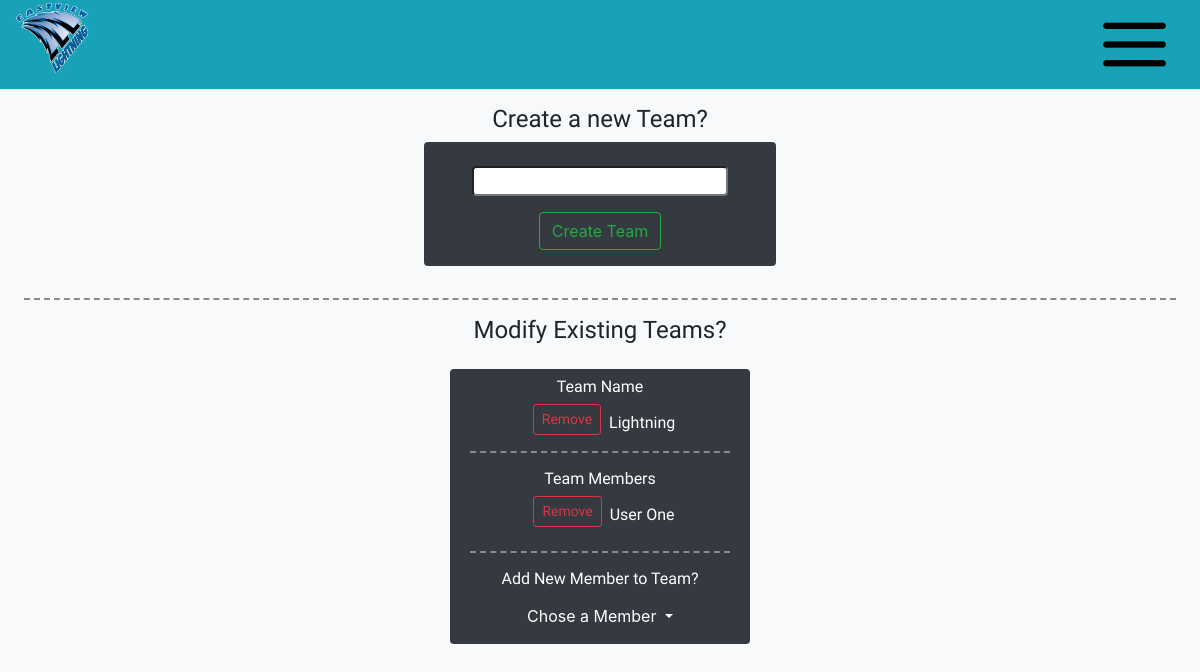
The page /AdminPage/Teams (signed in) on the database as committed earlier.
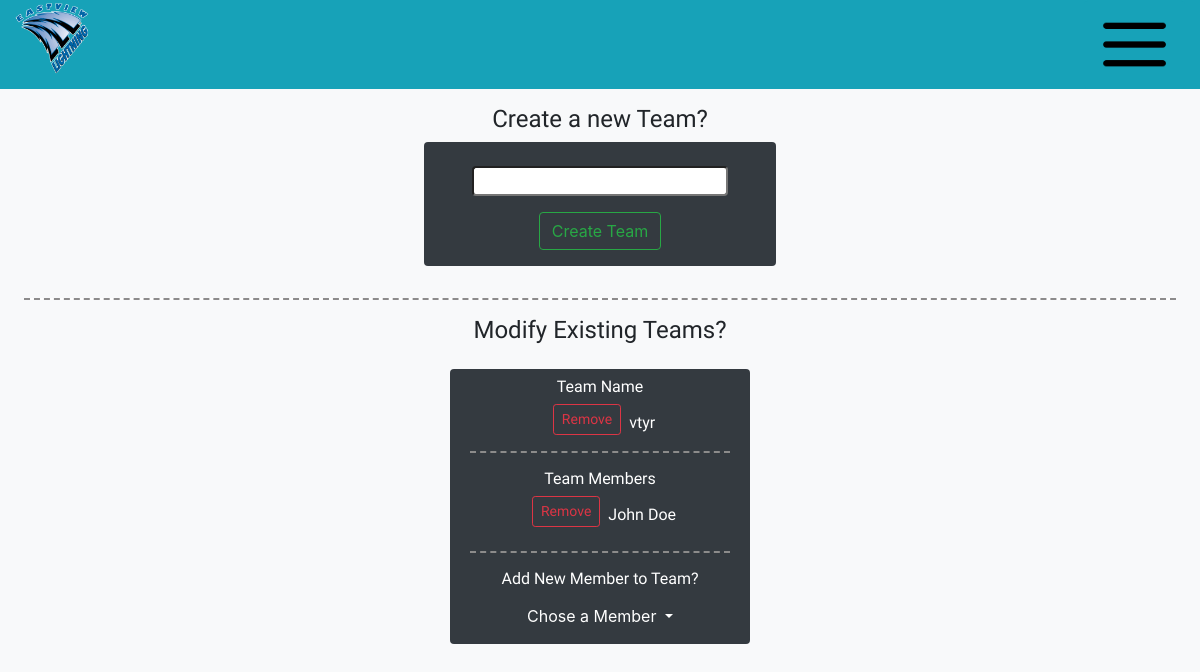
The same page on the database as committed later.
### MainPage/models.py (models this page shows, shortened)
class Team(models.Model):
    name = models.CharField(max_length=64)
    members = models.ManyToManyField(Member)

class Member(models.Model):
    user = models.OneToOneField(User,on_delete=models.CASCADE)
    profileimage = models.ImageField(default='/Person.png')
    text = models.TextField(default="I am a member of the Eastview Science Olympiad Team. It's a really fun time to be a part of the team, the events are great and never are boring. Maybe you should join sometime.")
    events = models.ManyToManyField(Event,blank=True)
    awards = models.ManyToManyField(Award,blank=True)
    Is_Capitan = models.BooleanField(default=False)
    AccountStatus = models.CharField(max_length=11,choices=AccStatus,default="Inactivated")

### AdminConsole/views.py (the view)
# urls.py: path('AdminPage/Teams',Admin_views.TeamDisplay,name="TeamManage"),
def TeamDisplay(request):
    if request.user.is_staff:
        if request.method == "POST":
            Teamname = request.POST.get("textfield")
            if Team.objects.filter(name=Teamname).count() == 0:
                NewTeam = Team(name=Teamname)
                NewTeam.save()
            else:
                messages.warning(request,f"Sorry, a team by the name {Teamname} already exists")
            context = {
                "Teams":Team.objects.all(),
                "Members": Member.objects.filter(AccountStatus="Activated"),
            }
            return render(request, 'AdminConsole/TeamManage.html',context)
        else:
            context = {
                "Teams":Team.objects.all(),
                "Members": Member.objects.filter(AccountStatus="Activated"),
            }
            return render(request, 'AdminConsole/TeamManage.html',context)
    else:
        return redirect('MainPage')

### templates/AdminConsole/TeamManage.html (shortened to what this page needs)
{% load static %}
<!DOCTYPE html>
<html>
    <head>
        <link rel="stylesheet" href="https://stackpath.bootstrapcdn.com/bootstrap/4.3.1/css/bootstrap.min.css">
        <link rel="stylesheet" href="//cdnjs.cloudflare.com/ajax/libs/jasny-bootstrap/4.0.0/css/jasny-bootstrap.min.css">
        <link rel="stylesheet" href="{% static 'MainPage/style.css' %}">
        <link href="//maxcdn.bootstrapcdn.com/bootstrap/4.0.0/css/bootstrap.min.css" rel="stylesheet" id="bootstrap-css">
    </head>
    <body class="bg-light">
        <div class="container-fluid px-0">
            <div class="row d-flex align-items-center bg-info mx-0">
                <div class="col align-self-start">
                    <img src="{% static 'MainPage/EVHS_Logo.png' %}" class="Logo">
                </div>
                <div class="col align-self-center">
                </div>
                <div class="col align-self-end justify-content-end">
                    <button class="Menu btn btn-info float-right"><img src="{% static 'MainPage/Menu.png' %}" class="Logo"></button>
                </div>
            </div>
        </div>
        <div class="container-fluid bg-light d-flex justify-content-center px-0 mt-3">
            <h1 class="display title">Create a new Team?</h1>
        </div>
        <div class="container-fluid px-0 mb-4 bg-light">
            <div class="row mx-0 d-flex justify-content-center">
                <form method="POST" class="bg-dark rounded justify-content-center">
                    <fieldset class="form-group">
                        <div class="row mt-3 mx-0 justify-content-center align-items-center">
                            <input name="textfield" class="w-100 mx-5 rounded d-inline" rows="5" maxlength="64"></input>
                        </div>
                    </fieldset>
                    <div class="form-group">
                        <div class="row mt-3 mx-0 justify-content-center align-items-center">
                            <button class="btn btn-outline-success" type="submit">Create Team</button>
                        </div>
                    </div>
                </form>
            </div>
            <hr class="divider">
            <div class="container-fluid bg-light d-flex justify-content-center px-0 mt-3">
                <h1 class="display title">Modify Existing Teams?</h1>
            </div>
            <div class="row mx-0 d-flex justify-content-center">
                {% for team in Teams %}
                <div class="col-md-3 col-sm-6 align-self-center mt-3 mx-2 bg-dark rounded d-flex justify-content-center">
                    <div class="container-fluid">
                        <div class="row d-flex justify-content-center">
                            <h3 class="username text-white mt-2">Team Name</h3>
                        </div>
                        <div class="row d-flex justify-content-center">
                            <h3 class="Teamname username text-white" data-teamname="{{team.name}}"><button class="RemoveTeam btn btn-outline-danger btn-sm mx-2 mb-2">Remove</button>{{team.name}}</h3>
                        </div>
                        <div class="row">
                            <hr class="divider bg-dark mt-0">
                        </div>
                        <div class="row d-flex justify-content-center">
                            <h3 class="username text-white">Team Members</h3>
                        </div>
                        <div class="row d-flex justify-content-center">
                            <ul class="MemberList">
                                {% for member in team.members.all %}
                                <li class="text-white" data-username="{{member.user.username}}"><button class="RemovePerson btn btn-outline-danger btn-sm mx-2 mb-2">Remove</button>{{member.user.first_name}} {{member.user.last_name}}</li>
                                {% empty %}
                                <li class="NullMembers text-white">No Students on the Team</li>
                                {% endfor %}
                            </ul>
                        </div>
                        <div class="row">
                            <hr class="divider bg-dark mt-0">
                        </div>
                        <div class="row d-flex justify-content-center">
                            <h3 class="username text-white">Add New Member to Team?</h3>
                        </div>
                        <div class="row d-flex justify-content-center mb-2">
                            <a class="nav-link dropdown-toggle text-white" href="#" id="navbarDropdown" role="button" data-toggle="dropdown" aria-haspopup="true" aria-expanded="false">
                                Chose a Member
                            </a>
                        </div>
                    </div>
                </div>
                {% empty %}
                <div class="col-md-3 col-sm-6 align-self-center mt-5 mx-2 rounded d-flex justify-content-center">
                    <div class="alert alert-danger">
                        No Teams Active
                    </div>
                </div>
                {% endfor %}
            </div>
        </div>
    </body>
</html>

### static/MainPage/style.css (style rules this page uses)
.Logo { width: 50px; height: auto; }
.caption h1, .title { font-size: medium; font-family: 'BioRhyme','serif'; }
.username { font-size: small; font-family: 'BioRhyme','serif'; }
hr { border: 0; clear:both; display:block; width: 96%; background-color:#FFFF00; height: 1px; }
hr.divider { background-color: #fff; border-top: 2px dashed #8c8b8b; }
@media (min-width: 768px) { .Logo { width: 75px; } }
@media (min-width: 768px) { .caption h1, .title { font-size: x-large; } }
@media (min-width: 768px) { .username { font-size: medium; font-family: 'BioRhyme','serif'; } }
@media (min-width: 992px) { .Logo { width: 75px; } }
@media (min-width: 992px) { .caption h1, .title { font-size: x-large; } }
@media (min-width: 1200px) { .Logo { width: 75px; } }
@media (min-width: 1200px) { .caption h1, .title { font-size: x-large; } }
ul { list-style: none; padding-left: 0; font-family: 'Varela Round', sans-serif; }

Rows that differ between the two databases and show on the page:
removed Team: name "Lightning"
removed Member: user.first_name "User", user.last_name "One", shown under "Lightning"
added Team: name "vtyr"
added Member: user.first_name "John", user.last_name "Doe", shown under "vtyr"
